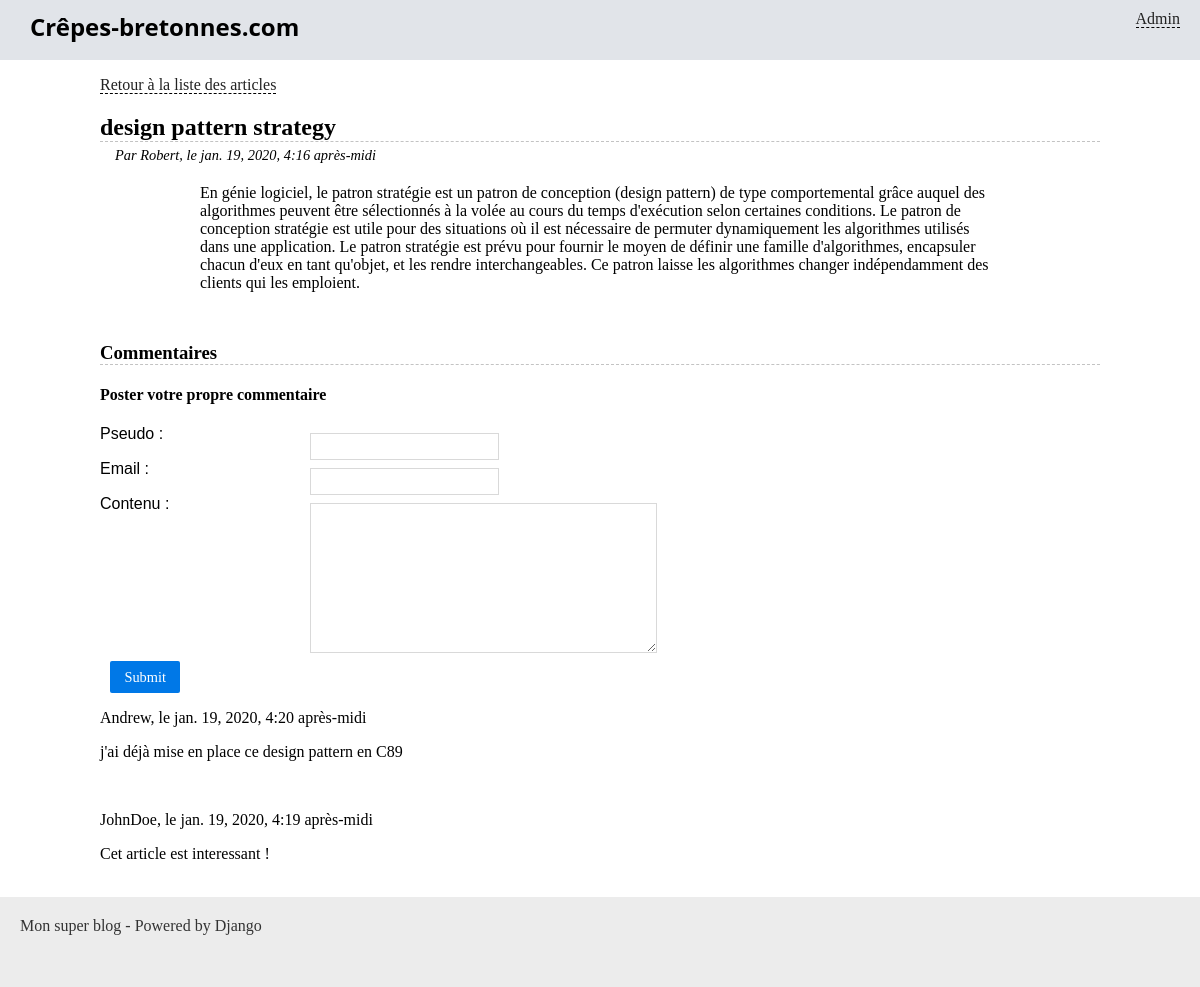
Screenshot of /blog/design-pattern-strategy with the database file from the repository.
### blog/models.py (models this page shows, shortened)
class Article(models.Model):
    titre = models.CharField(max_length=100)
    slug = models.SlugField()
    auteur = models.CharField(max_length=42)
    contenu = models.TextField(null=True)
    date = models.DateTimeField(verbose_name="Date de parution",
                                auto_now_add=True, auto_now=False)
    is_visible = models.BooleanField(verbose_name="Article publié ?",
                                     default=False)
    categorie = models.ForeignKey('Categorie', on_delete=models.CASCADE)

class Comment(models.Model):
    pseudo      = models.CharField(max_length=50)
    mail        = models.EmailField(max_length=254)
    content     = models.TextField(null=True)
    date        = models.DateTimeField(verbose_name="Date de publication", auto_now_add=True, auto_now=False)
    is_visible  = models.BooleanField(verbose_name="Le commentaire est visible ?", default=True)
    article     = models.ForeignKey('Article', on_delete=models.CASCADE)
    class Meta:
        verbose_name = "Commentaire"
        ordering = ['date']

### blog/views.py (the view, shortened to what this page needs)
# urls.py: path('<slug>', views.lire_article, name='blog_lire'),
def lire_article(request, slug):
    article    = get_object_or_404(Article, slug=slug)
    comments    = Comment.objects.filter(is_visible=True, article=article).order_by('-date')[:4]
    form        = CommentForm(request.POST or None)
    return render(request, 'blog/lire_article.html', locals())

### blog/forms.py
class CommentForm(forms.Form):
   pseudo =		forms.CharField(max_length=50, label="Pseudo")
   mail = 		forms.EmailField(max_length=254, label="Email")
   content = 	forms.CharField(widget=forms.Textarea, label="Contenu")

### blog/templates/blog/lire_article.html (shortened to what this page needs)
{% extends "blog/base.html" %}
{% block content %}
	<p>
		<a href="{% url 'accueil' %}">Retour à la liste des articles</a>
	</p>
	<h2 class="titre-article">{{ article.titre }}</h2>
	<p class="infos-article">Par {{ article.auteur }}, le {{ article.date }}</p>
	<div class="contenu-article">
		{{ article.contenu|safe }}
	</div>
	<h3 class="titre-comments">Commentaires</h3>
	<h4>Poster votre propre commentaire</h4>
	<form method="post" action="{% url 'blog_lire' article.slug %}" class="pure-form">
    	{{ form.as_p }}
    	<inoput type="hidden" name="article" id="id_article" value="{{ article.id }}">
		<p style="text-align:center">
			<input class="pure-button pure-button-primary" type="submit" />
		</p>
	</form>
	<div class="commentaire">
		{% for comment in comments %}
			<p>{{ comment.pseudo }}, le {{ comment.date }}<br>
			<p>{{ comment.content }}</p>
			<br>
		{% endfor %}
	</div>
{% endblock %}

### blog/static/blog/styles.css (style rules this page uses)
* { box-sizing: border-box; }
body { margin: 0; padding: 0; }
a { color: #222; border-bottom: 1px dashed #000; text-decoration: none; }
form label { display: block; float: left; font-weight: lighter; width: 200px; text-align: justify; font-family: Arvo, Arial; }
form input, form select, form textarea { border: 1px solid #d9d9d9; color: #343434; float: left; margin: 8px 10px 0px 10px; padding: 5px; }
form textarea { height: 150px; }
form p { clear: both; }
.titre-article, .titre-comments { border-bottom: 1px dashed #c3c3c3; margin-bottom: 0; }
.infos-article { margin: 5px 0 0 15px; font-style: italic; font-size: 0.9em; }
.titre-comments { margin-top: 50px; }
.contenu-article { margin: 20px auto; width: 80%; }
input[type="submit"] { background-color: #0078E7; color: #FFF; font-family: Verdana; font-size: 0.9em; padding: 0.5em 1em; border: 0px none transparent; text-decoration: none; border-radius: 2px; display: inline-block; }

### rows the page displays
Article: titre "design pattern strategy", auteur "Robert", date "jan. 19, 2020, 4:16 après-midi", contenu "En génie logiciel, le patron stratégie est un patron de conception (design pattern) de type comportemental grâce auquel des algorithmes peuvent être sélectionnés à la volée au cours du temps d'exécution selon certaines conditions. Le patron de conception stratégie est utile pour des situations où il est nécessaire de permuter dynamiquement les algorithmes utilisés dans une application. Le patron stratégie est prévu pour fournir le moyen de définir une famille d'algorithmes, encapsuler chacun d'eux en tant qu'objet, et les rendre interchangeables. Ce patron laisse les algorithmes changer indépendamment des clients qui les emploient."
Comment: pseudo "Andrew", date "jan. 19, 2020, 4:20 après-midi", content "j'ai déjà mise en place ce design pattern en C89"
Comment: pseudo "JohnDoe", date "jan. 19, 2020, 4:19 après-midi", content "Cet article est interessant !"
